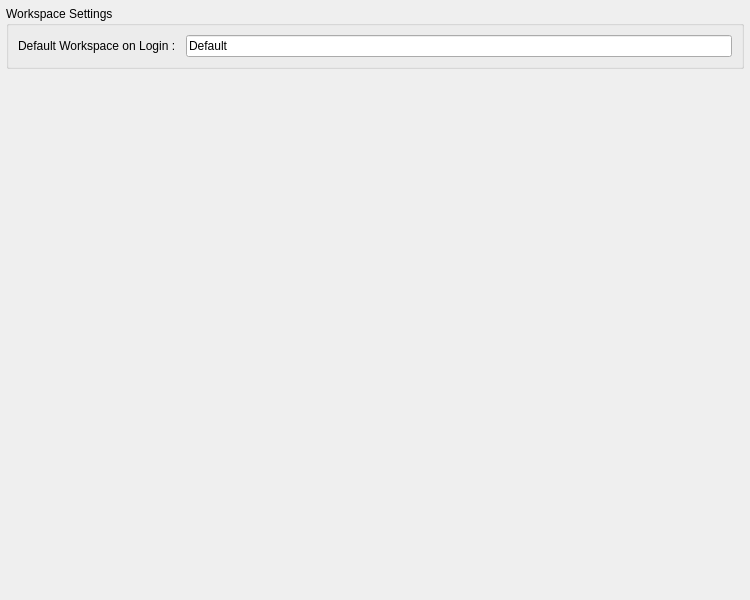
<?xml version="1.0" encoding="UTF-8"?>
<ui version="4.0">
 <class>PreferencesWorkSpaceTab</class>
 <widget class="QWidget" name="PreferencesWorkSpaceTab">
  <property name="geometry">
   <rect>
    <x>0</x>
    <y>0</y>
    <width>750</width>
    <height>600</height>
   </rect>
  </property>
  <property name="windowTitle">
   <string>Work-Space</string>
  </property>
  <layout class="QVBoxLayout" name="verticalLayout">
   <property name="spacing">
    <number>6</number>
   </property>
   <property name="leftMargin">
    <number>6</number>
   </property>
   <property name="topMargin">
    <number>6</number>
   </property>
   <property name="rightMargin">
    <number>6</number>
   </property>
   <property name="bottomMargin">
    <number>6</number>
   </property>
   <item>
    <widget class="QGroupBox" name="groupBox_workspace">
     <property name="title">
      <string>Workspace Settings</string>
     </property>
     <layout class="QFormLayout" name="formLayout">
      <property name="horizontalSpacing">
       <number>10</number>
      </property>
      <property name="verticalSpacing">
       <number>10</number>
      </property>
      <item row="0" column="0">
       <widget class="QLabel" name="label_defaultWorkspace">
        <property name="text">
         <string>Default Workspace on Login :</string>
        </property>
       </widget>
      </item>
      <item row="0" column="1">
       <widget class="QLineEdit" name="lineEdit_defaultWorkspace">
        <property name="text">
         <string>Default</string>
        </property>
        <property name="maximumWidth">
         <number>200</number>
        </property>
       </widget>
      </item>
     </layout>
    </widget>
   </item>
   <item>
    <spacer name="verticalSpacer">
     <property name="orientation">
      <enum>Qt::Vertical</enum>
     </property>
     <property name="sizeHint" stdset="0">
      <size>
       <width>20</width>
       <height>40</height>
      </size>
     </property>
    </spacer>
   </item>
  </layout>
 </widget>
 <resources/>
 <connections/>
</ui>
